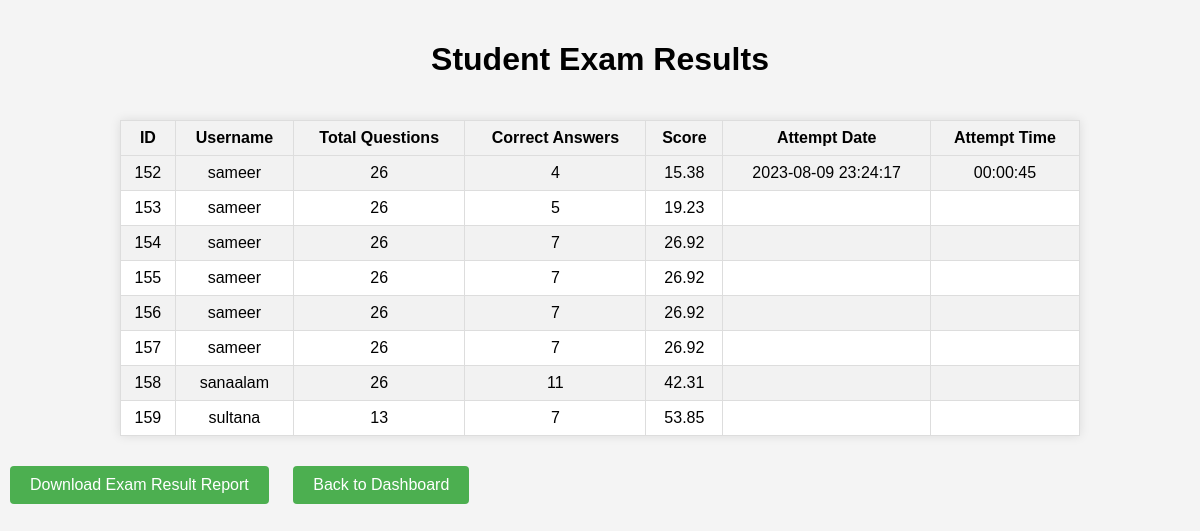
The page /admin_exam_result.php on the database as committed earlier.
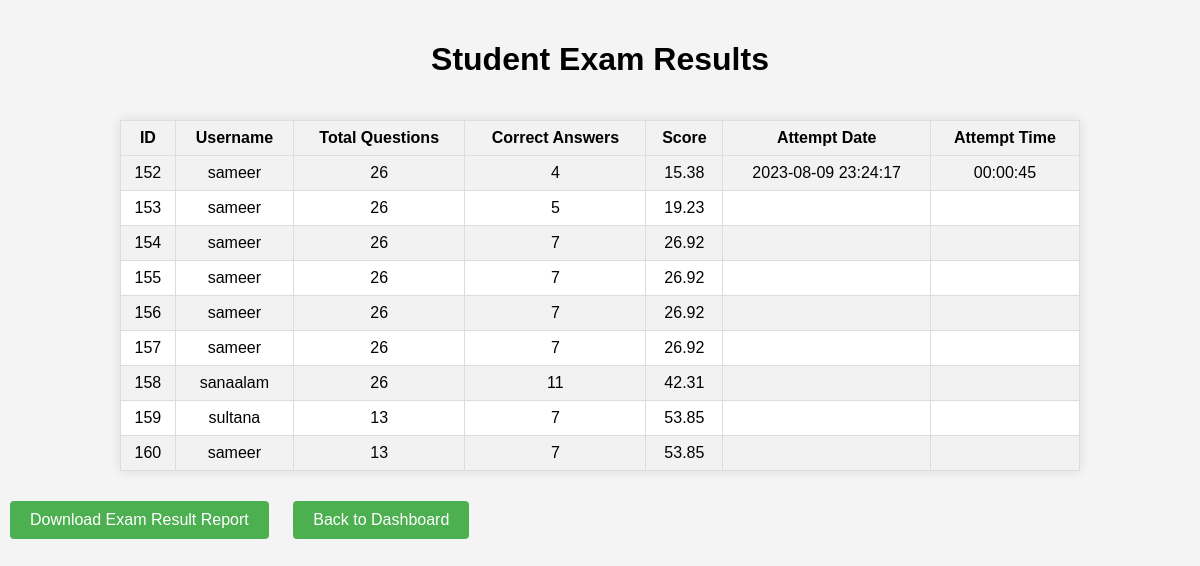
The same page on the database as committed later.
### tables this page shows
CREATE TABLE `exam_results` (
  `id` int(11) NOT NULL,
  `username` varchar(25) NOT NULL,
  `total_questions` int(11) NOT NULL,
  `correct_answers` int(11) NOT NULL,
  `score` decimal(5,2) NOT NULL,
  `attempt_date` datetime DEFAULT NULL,
  `attempt_time` time DEFAULT NULL
);

### admin_exam_result.php (the view, shortened to what this page needs)
<!DOCTYPE html>
<html>
<head>
</head>
<body>
<h1>Student Exam Results</h1>
<table>
    <tr>
        <th>ID</th>
        <th>Username</th>
        <th>Total Questions</th>
        <th>Correct Answers</th>
        <th>Score</th>
        <th>Attempt Date</th>
        <th>Attempt Time</th>
    </tr>
    <?php
    $host = 'localhost';
    $username = 'root';
    $password = 'root';
    $database = 'quiz';
    $conn = new mysqli($host, $username, $password, $database);
    $sql = "SELECT * FROM exam_results ORDER BY attempt_date DESC";
    $result = $conn->query($sql);
    if ($result->num_rows > 0) {
        while ($row = $result->fetch_assoc()) {
            echo "<tr>";
            echo "<td>" . $row['id'] . "</td>";
            echo "<td>" . $row['username'] . "</td>";
            echo "<td>" . $row['total_questions'] . "</td>";
            echo "<td>" . $row['correct_answers'] . "</td>";
            echo "<td>" . $row['score'] . "</td>";
            echo "<td>" . $row['attempt_date'] . "</td>";
            echo "<td>" . $row['attempt_time'] . "</td>";
            echo "</tr>";
        }
    } else {
        echo "<tr><td colspan='7'>No results found</td></tr>";
    }
    ?>
</table>
<div class="download-link">
<a href="download_results.php" target="_blank" class="button">Download Exam Result Report</a>
<a href="admin_dashboard.php" class="button">Back to Dashboard</a>
</div>
</body>
</html>

Rows that differ between the two databases and show on the page:
added exam_results: id "160", username "sameer", total_questions "13", correct_answers "7", score "53.85"
